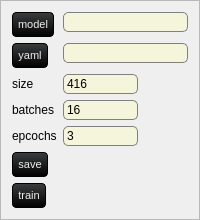
                 <widget class="QFrame" name="pt_load_transfer">
                  <property name="frameShape">
                   <enum>QFrame::StyledPanel</enum>
                  </property>
                  <property name="frameShadow">
                   <enum>QFrame::Raised</enum>
                  </property>
                  <layout class="QFormLayout" name="formLayout">
                   <item row="0" column="0">
                    <widget class="QPushButton" name="model_input">
                     <property name="minimumSize">
                      <size>
                       <width>0</width>
                       <height>0</height>
                      </size>
                     </property>
                     <property name="styleSheet">
                      <string notr="true">QPushButton {
    background-color: qlineargradient(spread:repeat, x1:1, y1:0, x2:1, y2:1, stop:0 rgb(59, 61, 62), stop:1 rgb(0, 0, 0));
    color: rgb(238, 238, 238);
  	font-size: 8pt;

    border-style: solid;
    border-width: 1px;
    border-radius: 4px;
    border-color: rgb(0, 0, 0);
    padding: 5px;
}

QPushButton:flat {
    background-color: transparent;
    border: none;
    color: rgb(238, 238, 238);
}

QPushButton:disabled {
    background-color: #404040;
    color: #656565;
    border-color: rgb(0, 0, 0);
}

QPushButton:hover {
    background-color: rgba(236, 157, 0, 51);
    border: 1px solid rgb(236, 157, 0);
}

QPushButton:pressed {
    background-color: qlineargradient(spread:repeat, x1:1, y1:0, x2:1, y2:1, stop:0 rgb(28, 28, 32), stop:1 rgb(0, 0, 0));
    border: 1px solid rgb(236, 157, 0);
}

QPushButton:checked {
    background-color: qlineargradient(spread:repeat, x1:1, y1:0, x2:1, y2:1, stop:0 rgb(28, 28, 32), stop:1 rgb(0, 0, 0));
    border: 1px solid #222;
}</string>
                     </property>
                     <property name="text">
                      <string>model</string>
                     </property>
                    </widget>
                   </item>
                   <item row="0" column="1">
                    <widget class="QLineEdit" name="pt_label">
                     <property name="styleSheet">
                      <string notr="true">QLineEdit {
    background-color: beige;
    border-radius: 5px;
    border: 1px solid grey;
    padding: 1px;
    color: black;
}

QLineEdit:hover {
    background-color: qlineargradient(spread:repeat, x1:1, y1:0, x2:1, y2:1, stop:0 orange, stop:1 red);
    color: black;
}</string>
                     </property>
                    </widget>
                   </item>
                   <item row="1" column="0">
                    <widget class="QPushButton" name="data_input">
                     <property name="minimumSize">
                      <size>
                       <width>0</width>
                       <height>0</height>
                      </size>
                     </property>
                     <property name="styleSheet">
                      <string notr="true">QPushButton {
    background-color: qlineargradient(spread:repeat, x1:1, y1:0, x2:1, y2:1, stop:0 rgb(59, 61, 62), stop:1 rgb(0, 0, 0));
    color: rgb(238, 238, 238);
  	font-size: 8pt;

    border-style: solid;
    border-width: 1px;
    border-radius: 4px;
    border-color: rgb(0, 0, 0);
    padding: 5px;
}

QPushButton:flat {
    background-color: transparent;
    border: none;
    color: rgb(238, 238, 238);
}

QPushButton:disabled {
    background-color: #404040;
    color: #656565;
    border-color: rgb(0, 0, 0);
}

QPushButton:hover {
    background-color: rgba(236, 157, 0, 51);
    border: 1px solid rgb(236, 157, 0);
}

QPushButton:pressed {
    background-color: qlineargradient(spread:repeat, x1:1, y1:0, x2:1, y2:1, stop:0 rgb(28, 28, 32), stop:1 rgb(0, 0, 0));
    border: 1px solid rgb(236, 157, 0);
}

QPushButton:checked {
    background-color: qlineargradient(spread:repeat, x1:1, y1:0, x2:1, y2:1, stop:0 rgb(28, 28, 32), stop:1 rgb(0, 0, 0));
    border: 1px solid #222;
}</string>
                     </property>
                     <property name="text">
                      <string>yaml</string>
                     </property>
                    </widget>
                   </item>
                   <item row="1" column="1">
                    <widget class="QLineEdit" name="yaml_label">
                     <property name="styleSheet">
                      <string notr="true">QLineEdit {
    background-color: beige;
    border-radius: 5px;
    border: 1px solid grey;
    padding: 1px;
    color: black;
}

QLineEdit:hover {
    background-color: qlineargradient(spread:repeat, x1:1, y1:0, x2:1, y2:1, stop:0 orange, stop:1 red);
    color: black;
}</string>
                     </property>
                    </widget>
                   </item>
                   <item row="2" column="0">
                    <widget class="QLabel" name="label_3">
                     <property name="text">
                      <string>size</string>
                     </property>
                    </widget>
                   </item>
                   <item row="2" column="1">
                    <widget class="QLineEdit" name="imgsz_input">
                     <property name="maximumSize">
                      <size>
                       <width>75</width>
                       <height>16777215</height>
                      </size>
                     </property>
                     <property name="styleSheet">
                      <string notr="true">QLineEdit {
    background-color: beige;
    border-radius: 5px;
    border: 1px solid grey;
    padding: 1px;
    color: black;
}

QLineEdit:hover {
    background-color: qlineargradient(spread:repeat, x1:1, y1:0, x2:1, y2:1, stop:0 orange, stop:1 red);
    color: black;
}</string>
                     </property>
                     <property name="text">
                      <string>416</string>
                     </property>
                     <property name="cursorPosition">
                      <number>3</number>
                     </property>
                     <property name="clearButtonEnabled">
                      <bool>false</bool>
                     </property>
                    </widget>
                   </item>
                   <item row="3" column="0">
                    <widget class="QLabel" name="label_24">
                     <property name="text">
                      <string>batches</string>
                     </property>
                    </widget>
                   </item>
                   <item row="3" column="1">
                    <widget class="QLineEdit" name="batch_input">
                     <property name="minimumSize">
                      <size>
                       <width>0</width>
                       <height>0</height>
                      </size>
                     </property>
                     <property name="maximumSize">
                      <size>
                       <width>75</width>
                       <height>16777215</height>
                      </size>
                     </property>
                     <property name="styleSheet">
                      <string notr="true">QLineEdit {
    background-color: beige;
    border-radius: 5px;
    border: 1px solid grey;
    padding: 1px;
    color: black;
}

QLineEdit:hover {
    background-color: qlineargradient(spread:repeat, x1:1, y1:0, x2:1, y2:1, stop:0 orange, stop:1 red);
    color: black;
}</string>
                     </property>
                     <property name="text">
                      <string>16</string>
                     </property>
                     <property name="maxLength">
                      <number>128</number>
                     </property>
                     <property name="cursorPosition">
                      <number>2</number>
                     </property>
                    </widget>
                   </item>
                   <item row="4" column="0">
                    <widget class="QLabel" name="label_2">
                     <property name="text">
                      <string>epcochs</string>
                     </property>
                    </widget>
                   </item>
                   <item row="4" column="1">
                    <widget class="QLineEdit" name="epochs_input">
                     <property name="maximumSize">
                      <size>
                       <width>75</width>
                       <height>16777215</height>
                      </size>
                     </property>
                     <property name="styleSheet">
                      <string notr="true">QLineEdit {
    background-color: beige;
    border-radius: 5px;
    border: 1px solid grey;
    padding: 1px;
    color: black;
}

QLineEdit:hover {
    background-color: qlineargradient(spread:repeat, x1:1, y1:0, x2:1, y2:1, stop:0 orange, stop:1 red);
    color: black;
}</string>
                     </property>
                     <property name="text">
                      <string>3</string>
                     </property>
                     <property name="cursorPosition">
                      <number>1</number>
                     </property>
                     <property name="clearButtonEnabled">
                      <bool>false</bool>
                     </property>
                    </widget>
                   </item>
                   <item row="5" column="0">
                    <widget class="QPushButton" name="save_runs_directory">
                     <property name="minimumSize">
                      <size>
                       <width>0</width>
                       <height>0</height>
                      </size>
                     </property>
                     <property name="styleSheet">
                      <string notr="true">QPushButton {
    background-color: qlineargradient(spread:repeat, x1:1, y1:0, x2:1, y2:1, stop:0 rgb(59, 61, 62), stop:1 rgb(0, 0, 0));
    color: rgb(238, 238, 238);
  	font-size: 8pt;

    border-style: solid;
    border-width: 1px;
    border-radius: 4px;
    border-color: rgb(0, 0, 0);
    padding: 5px;
}

QPushButton:flat {
    background-color: transparent;
    border: none;
    color: rgb(238, 238, 238);
}

QPushButton:disabled {
    background-color: #404040;
    color: #656565;
    border-color: rgb(0, 0, 0);
}

QPushButton:hover {
    background-color: rgba(236, 157, 0, 51);
    border: 1px solid rgb(236, 157, 0);
}

QPushButton:pressed {
    background-color: qlineargradient(spread:repeat, x1:1, y1:0, x2:1, y2:1, stop:0 rgb(28, 28, 32), stop:1 rgb(0, 0, 0));
    border: 1px solid rgb(236, 157, 0);
}

QPushButton:checked {
    background-color: qlineargradient(spread:repeat, x1:1, y1:0, x2:1, y2:1, stop:0 rgb(28, 28, 32), stop:1 rgb(0, 0, 0));
    border: 1px solid #222;
}</string>
                     </property>
                     <property name="text">
                      <string>save</string>
                     </property>
                    </widget>
                   </item>
                   <item row="6" column="0">
                    <widget class="QPushButton" name="ultralytics">
                     <property name="minimumSize">
                      <size>
                       <width>0</width>
                       <height>0</height>
                      </size>
                     </property>
                     <property name="styleSheet">
                      <string notr="true">QPushButton {
    background-color: qlineargradient(spread:repeat, x1:1, y1:0, x2:1, y2:1, stop:0 rgb(59, 61, 62), stop:1 rgb(0, 0, 0));
    color: rgb(238, 238, 238);
  	font-size: 8pt;

    border-style: solid;
    border-width: 1px;
    border-radius: 4px;
    border-color: rgb(0, 0, 0);
    padding: 5px;
}

QPushButton:flat {
    background-color: transparent;
    border: none;
    color: rgb(238, 238, 238);
}

QPushButton:disabled {
    background-color: #404040;
    color: #656565;
    border-color: rgb(0, 0, 0);
}

QPushButton:hover {
    background-color: rgba(236, 157, 0, 51);
    border: 1px solid rgb(236, 157, 0);
}

QPushButton:pressed {
    background-color: qlineargradient(spread:repeat, x1:1, y1:0, x2:1, y2:1, stop:0 rgb(28, 28, 32), stop:1 rgb(0, 0, 0));
    border: 1px solid rgb(236, 157, 0);
}

QPushButton:checked {
    background-color: qlineargradient(spread:repeat, x1:1, y1:0, x2:1, y2:1, stop:0 rgb(28, 28, 32), stop:1 rgb(0, 0, 0));
    border: 1px solid #222;
}</string>
                     </property>
                     <property name="text">
                      <string>train</string>
                     </property>
                    </widget>
                   </item>
                  </layout>
                 </widget>
